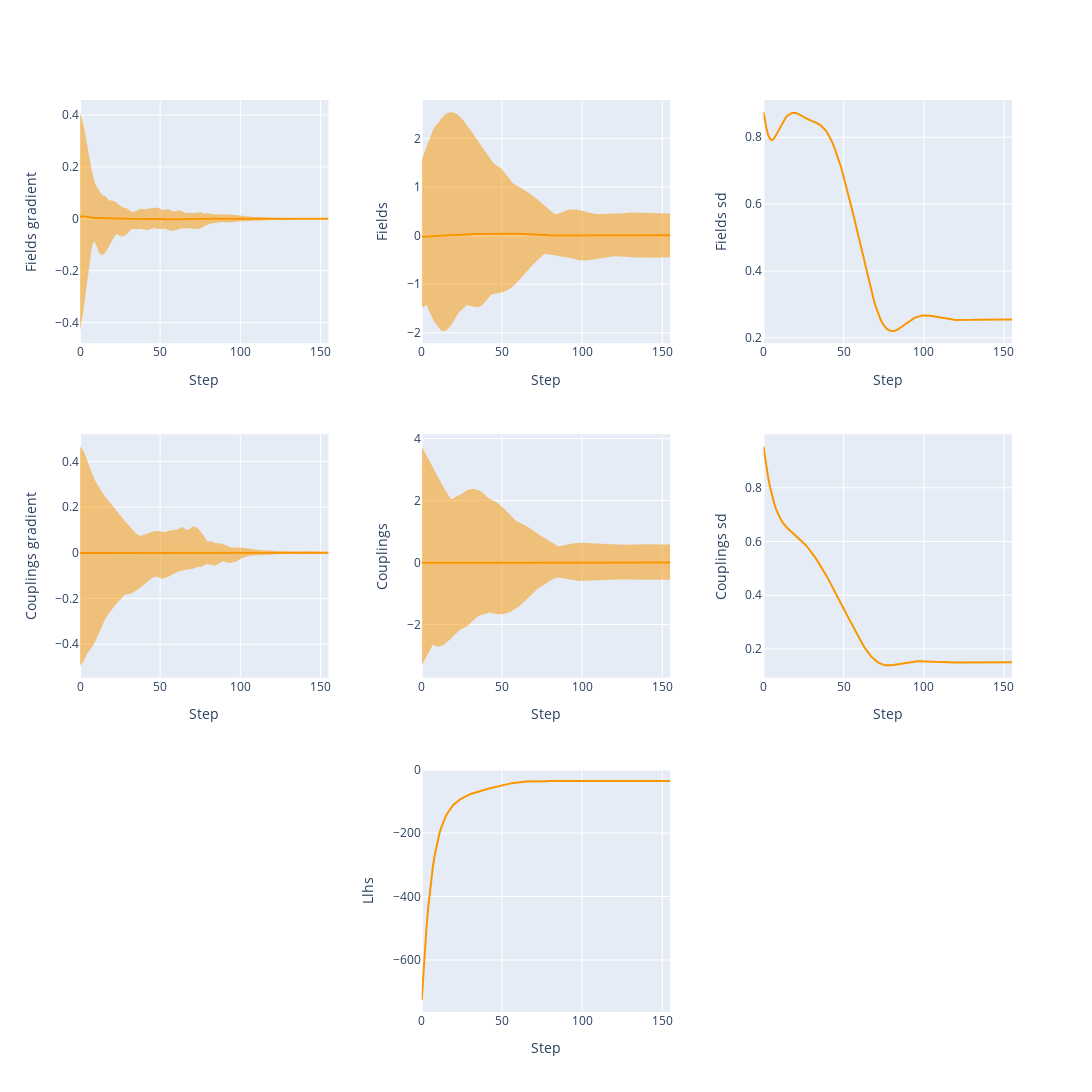

The cell this chart's notebook holds for it:
### Code cell
layout_spec = {
    (1, 1): {'data': ml_fitter.fields_grads, 'label': 'Fields gradient'},
    (2, 1): {'data': ml_fitter.couplings_grads, 'label': 'Couplings gradient'},
    (1, 2): {'data': ml_fitter.fields_history, 'label': 'Fields'},
    (2, 2): {'data': ml_fitter.couplings_history, 'label': 'Couplings'},
    (1, 3): {'data': ml_fitter.sd_fields, 'label': 'Fields SD'},   
    (2, 3): {'data': ml_fitter.sd_couplings, 'label': 'Couplings SD'},
    (3, 2) : {'data': ml_fitter.llhs, 'label': 'LLHs'}
}

plot_generalized(layout_spec)

### Figure 1 — Plotly figure (JSON) as saved in the notebook; plotly's stock layout.template omitted (floating-point values rounded to 4 significant figures; data arrays with more than 128 entries replaced by an {"elided": "..."} marker saying what was removed)
{"data": [{"line": {"color": "rgba(250, 150, 0, 1)"}, "mode": "lines", "name": "Av. Fields gradient", "type": "scatter", "x": {"elided": "156 int values"}, "xaxis": "x", "y": {"elided": "156 float values"}, "yaxis": "y"}, {"hoverinfo": "skip", "line": {"width": 0}, "mode": "lines", "type": "scatter", "x": {"elided": "156 int values"}, "xaxis": "x", "y": {"elided": "156 float values"}, "yaxis": "y"}, {"fill": "tonexty", "fillcolor": "rgba(250, 150, 0, 0.5)", "hoverinfo": "skip", "line": {"width": 0}, "mode": "lines", "type": "scatter", "x": {"elided": "156 int values"}, "xaxis": "x", "y": {"elided": "156 float values"}, "yaxis": "y"}, {"line": {"color": "rgba(250, 150, 0, 1)"}, "mode": "lines", "name": "Av. Couplings gradient", "type": "scatter", "x": {"elided": "156 int values"}, "xaxis": "x4", "y": {"elided": "156 float values"}, "yaxis": "y4"}, {"hoverinfo": "skip", "line": {"width": 0}, "mode": "lines", "type": "scatter", "x": {"elided": "156 int values"}, "xaxis": "x4", "y": {"elided": "156 float values"}, "yaxis": "y4"}, {"fill": "tonexty", "fillcolor": "rgba(250, 150, 0, 0.5)", "hoverinfo": "skip", "line": {"width": 0}, "mode": "lines", "type": "scatter", "x": {"elided": "156 int values"}, "xaxis": "x4", "y": {"elided": "156 float values"}, "yaxis": "y4"}, {"line": {"color": "rgba(250, 150, 0, 1)"}, "mode": "lines", "name": "Av. Fields", "type": "scatter", "x": {"elided": "156 int values"}, "xaxis": "x2", "y": {"elided": "156 float values"}, "yaxis": "y2"}, {"hoverinfo": "skip", "line": {"width": 0}, "mode": "lines", "type": "scatter", "x": {"elided": "156 int values"}, "xaxis": "x2", "y": {"elided": "156 float values"}, "yaxis": "y2"}, {"fill": "tonexty", "fillcolor": "rgba(250, 150, 0, 0.5)", "hoverinfo": "skip", "line": {"width": 0}, "mode": "lines", "type": "scatter", "x": {"elided": "156 int values"}, "xaxis": "x2", "y": {"elided": "156 float values"}, "yaxis": "y2"}, {"line": {"color": "rgba(250, 150, 0, 1)"}, "mode": "lines", "name": "Av. Couplings", "type": "scatter", "x": {"elided": "156 int values"}, "xaxis": "x5", "y": {"elided": "156 float values"}, "yaxis": "y5"}, {"hoverinfo": "skip", "line": {"width": 0}, "mode": "lines", "type": "scatter", "x": {"elided": "156 int values"}, "xaxis": "x5", "y": {"elided": "156 float values"}, "yaxis": "y5"}, {"fill": "tonexty", "fillcolor": "rgba(250, 150, 0, 0.5)", "hoverinfo": "skip", "line": {"width": 0}, "mode": "lines", "type": "scatter", "x": {"elided": "156 int values"}, "xaxis": "x5", "y": {"elided": "156 float values"}, "yaxis": "y5"}, {"line": {"color": "rgba(250, 150, 0, 1)"}, "mode": "lines", "name": "Fields SD", "type": "scatter", "x": {"elided": "156 int values"}, "xaxis": "x3", "y": {"elided": "156 float values"}, "yaxis": "y3"}, {"line": {"color": "rgba(250, 150, 0, 1)"}, "mode": "lines", "name": "Couplings SD", "type": "scatter", "x": {"elided": "156 int values"}, "xaxis": "x6", "y": {"elided": "156 float values"}, "yaxis": "y6"}, {"line": {"color": "rgba(250, 150, 0, 1)"}, "mode": "lines", "name": "LLHs", "type": "scatter", "x": {"elided": "156 int values"}, "xaxis": "x8", "y": {"elided": "156 float values"}, "yaxis": "y8"}], "layout": {"height": 1200, "showlegend": false, "width": 1200, "xaxis": {"anchor": "y", "domain": [0, 0.2667], "title": {"text": "Step"}}, "xaxis2": {"anchor": "y2", "domain": [0.3667, 0.6333], "title": {"text": "Step"}}, "xaxis3": {"anchor": "y3", "domain": [0.7333, 1], "title": {"text": "Step"}}, "xaxis4": {"anchor": "y4", "domain": [0, 0.2667], "title": {"text": "Step"}}, "xaxis5": {"anchor": "y5", "domain": [0.3667, 0.6333], "title": {"text": "Step"}}, "xaxis6": {"anchor": "y6", "domain": [0.7333, 1], "title": {"text": "Step"}}, "xaxis7": {"anchor": "y7", "domain": [0, 0.2667]}, "xaxis8": {"anchor": "y8", "domain": [0.3667, 0.6333], "title": {"text": "Step"}}, "xaxis9": {"anchor": "y9", "domain": [0.7333, 1]}, "yaxis": {"anchor": "x", "domain": [0.7333, 1], "title": {"text": "Fields gradient"}}, "yaxis2": {"anchor": "x2", "domain": [0.7333, 1], "title": {"text": "Fields"}}, "yaxis3": {"anchor": "x3", "domain": [0.7333, 1], "title": {"text": "Fields sd"}}, "yaxis4": {"anchor": "x4", "domain": [0.3667, 0.6333], "title": {"text": "Couplings gradient"}}, "yaxis5": {"anchor": "x5", "domain": [0.3667, 0.6333], "title": {"text": "Couplings"}}, "yaxis6": {"anchor": "x6", "domain": [0.3667, 0.6333], "title": {"text": "Couplings sd"}}, "yaxis7": {"anchor": "x7", "domain": [0, 0.2667]}, "yaxis8": {"anchor": "x8", "domain": [0, 0.2667], "title": {"text": "Llhs"}}, "yaxis9": {"anchor": "x9", "domain": [0, 0.2667]}}}
